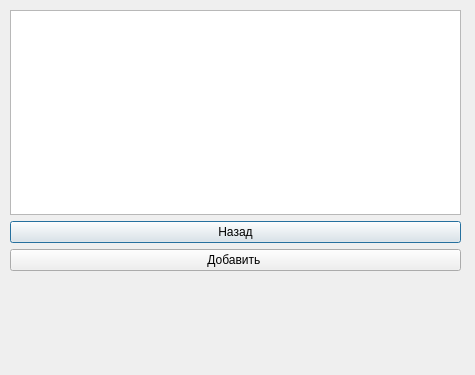
<?xml version="1.0" encoding="UTF-8"?>
<ui version="4.0">
 <class>Dialog_admin</class>
 <widget class="QDialog" name="Dialog_admin">
  <property name="geometry">
   <rect>
    <x>0</x>
    <y>0</y>
    <width>475</width>
    <height>375</height>
   </rect>
  </property>
  <property name="windowTitle">
   <string>Dialog</string>
  </property>
  <widget class="QWidget" name="layoutWidget">
   <property name="geometry">
    <rect>
     <x>10</x>
     <y>10</y>
     <width>451</width>
     <height>261</height>
    </rect>
   </property>
   <layout class="QVBoxLayout" name="verticalLayout">
    <item>
     <widget class="QTableView" name="tableView"/>
    </item>
    <item>
     <widget class="QPushButton" name="back_buttom">
      <property name="text">
       <string>Назад</string>
      </property>
     </widget>
    </item>
    <item>
     <widget class="QPushButton" name="add_buttom">
      <property name="text">
       <string>Добавить </string>
      </property>
     </widget>
    </item>
   </layout>
  </widget>
 </widget>
 <resources/>
 <connections/>
</ui>
